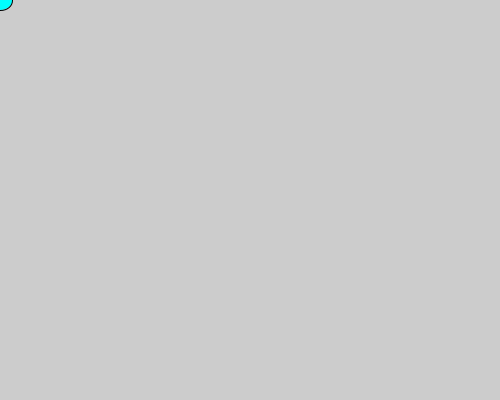
Frame 1 (no input)
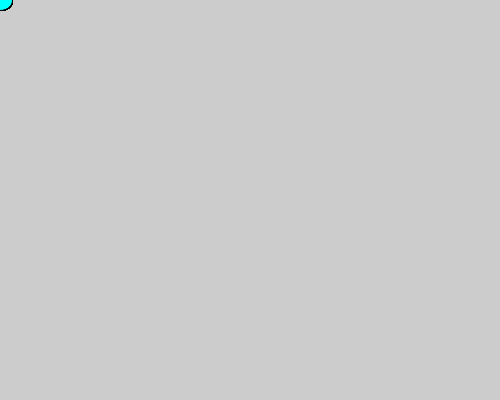
Frame 60 (the mouse pressed at the canvas centre just before this capture)
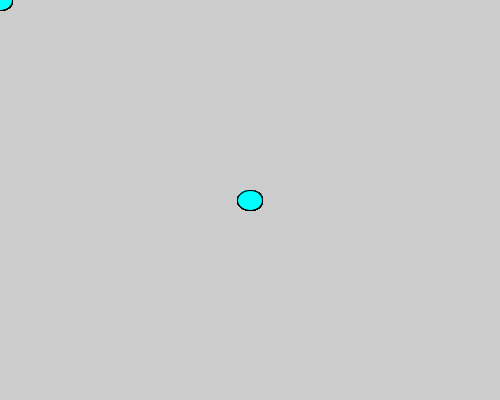
Frame 120 (the mouse held since frame 60 and released just before this capture)

The Processing sketch that drew these frames (run headless with seeded random() and noise(); from frame 60 on, the mouse is pressed at the canvas centre):

// Processing sketch: processing_106404
// ── processing_106404.pde

void setup()   //  set up runs at the begining one time
{
   size(500,400);
}

void draw()     //  loop
{
    fill(0,255,255);
    ellipse(mouseX,mouseY,25,20);
   
}
